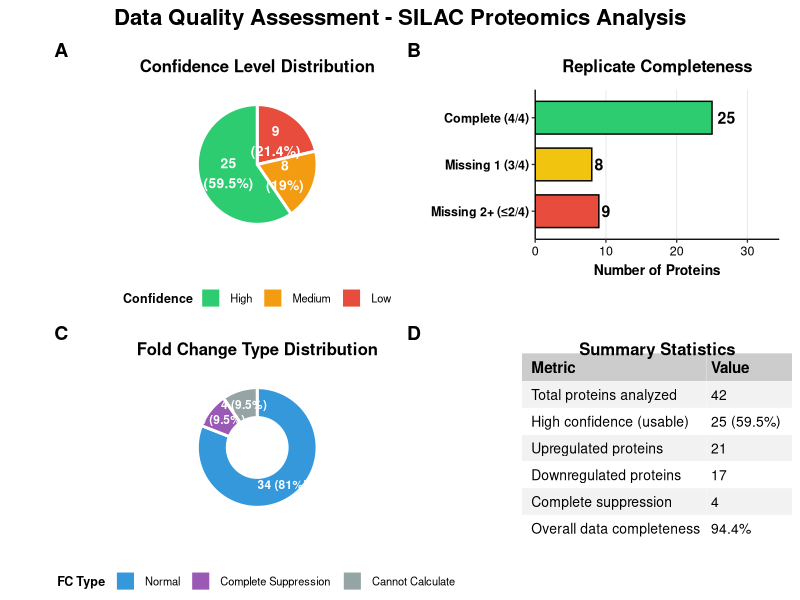
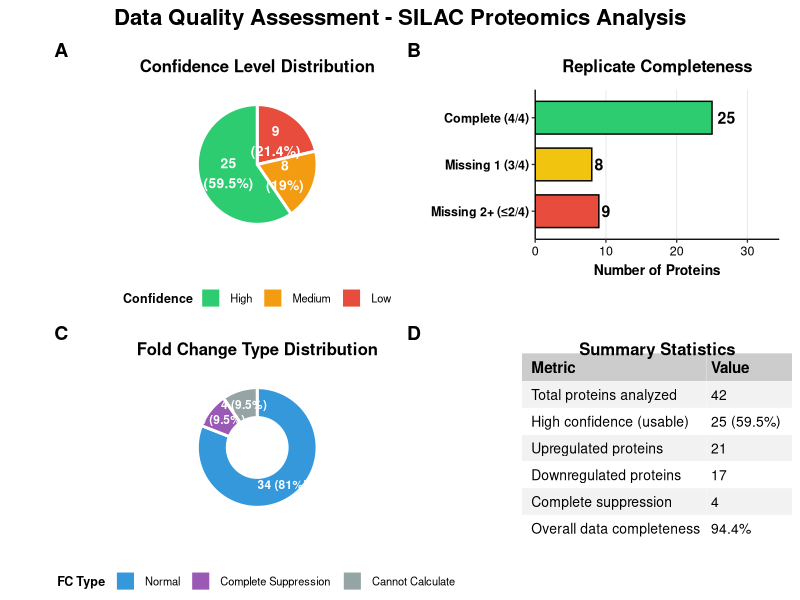

Here is the R script that generated these plots, in order:
# ============================================================================
# Publication-grade Data Quality Summary Figure
# Multi-panel figure (2x2 grid)
# Style: Nature/Cell publication standards
# ============================================================================

# Load required libraries
suppressPackageStartupMessages({
  library(ggplot2)
  library(dplyr)
  library(cowplot)
  library(gridExtra)
  library(grid)
})

# ============================================================================
# Data for plots (from data_quality_report.txt)
# ============================================================================

# Panel A: Confidence Level Distribution
confidence_data <- data.frame(
  Category = c("High", "Medium", "Low"),
  Count = c(25, 8, 9),
  stringsAsFactors = FALSE
)
confidence_data$Percentage <- round(100 * confidence_data$Count / sum(confidence_data$Count), 1)
confidence_data$Label <- paste0(confidence_data$Category, "\n", confidence_data$Count,
                                 " (", confidence_data$Percentage, "%)")
confidence_data$Category <- factor(confidence_data$Category, levels = c("High", "Medium", "Low"))

# Panel B: Replicate Completeness
completeness_data <- data.frame(
  Category = c("Complete (4/4)", "Missing 1 (3/4)", "Missing 2+ (\u22642/4)"),
  Count = c(25, 8, 9),
  stringsAsFactors = FALSE
)
completeness_data$Category <- factor(completeness_data$Category,
                                      levels = rev(completeness_data$Category))

# Panel C: Fold Change Type Distribution
fc_type_data <- data.frame(
  Category = c("Normal", "Complete Suppression", "Cannot Calculate"),
  Count = c(34, 4, 4),
  stringsAsFactors = FALSE
)
fc_type_data$Percentage <- round(100 * fc_type_data$Count / sum(fc_type_data$Count), 1)
fc_type_data$Category <- factor(fc_type_data$Category,
                                 levels = c("Normal", "Complete Suppression", "Cannot Calculate"))

# ============================================================================
# Panel A: Pie Chart - Confidence Level Distribution
# ============================================================================

# Calculate positions for pie chart labels
confidence_data <- confidence_data %>%
  arrange(desc(Category)) %>%
  mutate(
    ypos = cumsum(Count) - 0.5 * Count
  )

# Colors
confidence_colors <- c("High" = "#2ECC71", "Medium" = "#F39C12", "Low" = "#E74C3C")

panel_a <- ggplot(confidence_data, aes(x = "", y = Count, fill = Category)) +
  geom_col(width = 1, color = "white", linewidth = 1) +
  coord_polar(theta = "y") +
  scale_fill_manual(values = confidence_colors, name = "Confidence") +
  geom_text(aes(y = ypos, label = paste0(Count, "\n(", Percentage, "%)")),
            color = "white", fontface = "bold", size = 3.5) +
  labs(title = "Confidence Level Distribution") +
  theme_void() +
  theme(
    plot.title = element_text(face = "bold", size = 12, hjust = 0.5, margin = margin(b = 10)),
    legend.position = "bottom",
    legend.title = element_text(face = "bold", size = 9),
    legend.text = element_text(size = 8),
    plot.margin = margin(5, 5, 5, 5)
  )

# ============================================================================
# Panel B: Horizontal Bar Chart - Replicate Completeness
# ============================================================================

completeness_colors <- c("Complete (4/4)" = "#2ECC71",
                          "Missing 1 (3/4)" = "#F1C40F",
                          "Missing 2+ (\u22642/4)" = "#E74C3C")

panel_b <- ggplot(completeness_data, aes(x = Count, y = Category, fill = Category)) +
  geom_col(color = "black", linewidth = 0.5, width = 0.7) +
  geom_text(aes(label = Count), hjust = -0.3, fontface = "bold", size = 4) +
  scale_fill_manual(values = completeness_colors, guide = "none") +
  scale_x_continuous(expand = expansion(mult = c(0, 0.15)), limits = c(0, 30)) +
  labs(
    title = "Replicate Completeness",
    x = "Number of Proteins",
    y = NULL
  ) +
  theme_classic(base_size = 10) +
  theme(
    plot.title = element_text(face = "bold", size = 12, hjust = 0.5, margin = margin(b = 10)),
    axis.text.y = element_text(face = "bold", size = 9, color = "black"),
    axis.text.x = element_text(size = 9, color = "black"),
    axis.title.x = element_text(size = 10, face = "bold", margin = margin(t = 5)),
    panel.grid.major.x = element_line(color = "gray90", linewidth = 0.3),
    plot.margin = margin(5, 15, 5, 5)
  )

# ============================================================================
# Panel C: Donut Chart - Fold Change Type Distribution
# ============================================================================

fc_colors <- c("Normal" = "#3498DB",
               "Complete Suppression" = "#9B59B6",
               "Cannot Calculate" = "#95A5A6")

# Calculate positions
fc_type_data <- fc_type_data %>%
  mutate(
    fraction = Count / sum(Count),
    ymax = cumsum(fraction),
    ymin = lag(ymax, default = 0),
    labelPosition = (ymax + ymin) / 2,
    label = paste0(Count, " (", Percentage, "%)")
  )

panel_c <- ggplot(fc_type_data, aes(ymax = ymax, ymin = ymin, xmax = 4, xmin = 2.5, fill = Category)) +
  geom_rect(color = "white", linewidth = 1) +
  geom_text(aes(x = 3.25, y = labelPosition, label = label),
            color = "white", fontface = "bold", size = 3) +
  coord_polar(theta = "y") +
  xlim(c(1, 4)) +
  scale_fill_manual(values = fc_colors, name = "FC Type") +
  labs(title = "Fold Change Type Distribution") +
  theme_void() +
  theme(
    plot.title = element_text(face = "bold", size = 12, hjust = 0.5, margin = margin(b = 10)),
    legend.position = "bottom",
    legend.title = element_text(face = "bold", size = 9),
    legend.text = element_text(size = 8),
    plot.margin = margin(5, 5, 5, 5)
  )

# ============================================================================
# Panel D: Summary Statistics Table
# ============================================================================

summary_table <- data.frame(
  Metric = c("Total proteins analyzed",
             "High confidence (usable)",
             "Upregulated proteins",
             "Downregulated proteins",
             "Complete suppression",
             "Overall data completeness"),
  Value = c("42",
            "25 (59.5%)",
            "21",
            "17",
            "4",
            "94.4%"),
  stringsAsFactors = FALSE
)

# Create table grob
table_theme <- ttheme_minimal(
  core = list(
    fg_params = list(fontsize = 10, fontface = "plain", hjust = 0, x = 0.05),
    bg_params = list(fill = c("gray95", "white"))
  ),
  colhead = list(
    fg_params = list(fontsize = 11, fontface = "bold", hjust = 0, x = 0.05),
    bg_params = list(fill = "gray80")
  )
)

table_grob <- tableGrob(summary_table, rows = NULL, theme = table_theme)

# Wrap in ggplot for consistent sizing
panel_d <- ggplot() +
  annotation_custom(table_grob) +
  labs(title = "Summary Statistics") +
  theme_void() +
  theme(
    plot.title = element_text(face = "bold", size = 12, hjust = 0.5, margin = margin(b = 10)),
    plot.margin = margin(5, 5, 5, 5)
  )

# ============================================================================
# Combine all panels
# ============================================================================

# Add panel labels
panel_a_labeled <- panel_a + labs(tag = "A") +
  theme(plot.tag = element_text(face = "bold", size = 14))
panel_b_labeled <- panel_b + labs(tag = "B") +
  theme(plot.tag = element_text(face = "bold", size = 14))
panel_c_labeled <- panel_c + labs(tag = "C") +
  theme(plot.tag = element_text(face = "bold", size = 14))
panel_d_labeled <- panel_d + labs(tag = "D") +
  theme(plot.tag = element_text(face = "bold", size = 14))

# Create main title
main_title <- ggdraw() +
  draw_label("Data Quality Assessment - SILAC Proteomics Analysis",
             fontface = "bold", size = 16, x = 0.5, hjust = 0.5)

# Combine panels in 2x2 grid
panel_grid <- plot_grid(
  panel_a_labeled, panel_b_labeled,
  panel_c_labeled, panel_d_labeled,
  ncol = 2,
  nrow = 2,
  rel_widths = c(1, 1),
  rel_heights = c(1, 1),
  align = "hv"
)

# Add main title
final_plot <- plot_grid(
  main_title,
  panel_grid,
  ncol = 1,
  rel_heights = c(0.06, 1)
)

# Save PNG
ggsave(
  filename = "data_quality_summary.png",
  plot = final_plot,
  width = 14,
  height = 10,
  dpi = 300,
  bg = "white"
)

# Save PDF
ggsave(
  filename = "data_quality_summary.pdf",
  plot = final_plot,
  width = 14,
  height = 10,
  device = cairo_pdf,
  bg = "white"
)

cat("Data quality summary figure saved to:\n")
cat("  - data_quality_summary.png\n")
cat("  - data_quality_summary.pdf\n")
